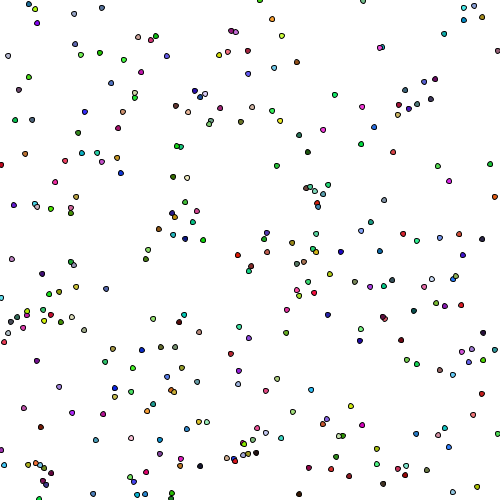
Frame 1 (no input)
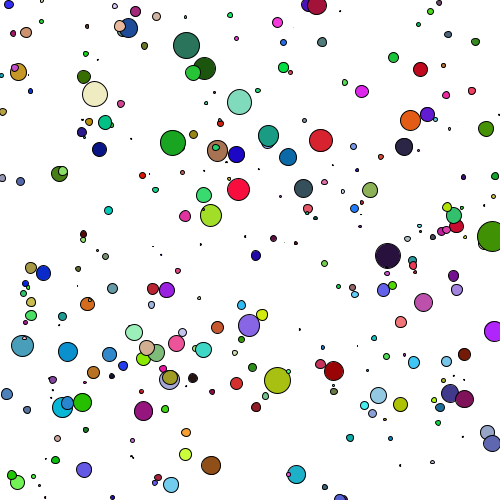
Frame 60 (the mouse pressed at the canvas centre just before this capture)
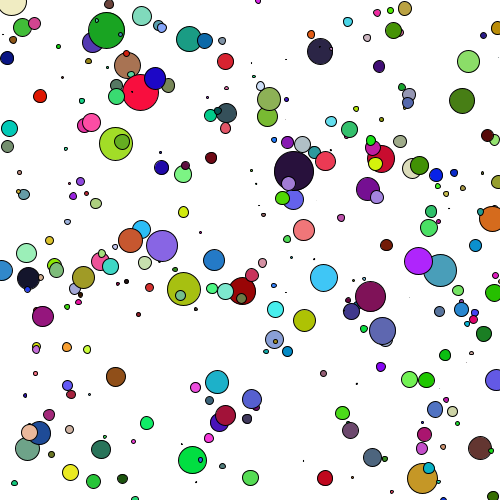
Frame 120 (the mouse held since frame 60 and released just before this capture)

The Processing sketch that drew these frames (run headless with seeded random() and noise(); from frame 60 on, the mouse is pressed at the canvas centre):

// Processing sketch: processing_168579
// ── processing_168579.pde

Cell[] myCells = new Cell[299]; //I increased the number of cells
 
 
void setup() {
  size(500, 500);
  for (int i=0; i<myCells.length; i++) {
    myCells[i] = new Cell();
  }
}
 
void draw() {
  background(255);
  for (int i=0; i<myCells.length; i++) {
    myCells[i].display();
    myCells[i].update();
    myCells[i].checkEdges();
  }
}

//Cell classe
class Cell {
  // Declaring Cell classe variables
  float xlocation;
  float ylocation;
  float dia;
  boolean isseed;
  float cellred, cellgreen, cellblue;
  float lineweight;
  int ellipseDia= 5;

  //Constructor, for constructing the Cell
  Cell() {
    xlocation = random(0, 500);
    ylocation = random(0, 500);
    dia = 5;
    isseed = false;
    cellred = random (0, 255);
    cellgreen = random (0, 255);
    cellblue = random(0, 255);
    lineweight = 0.1;
  }

  void display() {
    stroke(lineweight);
    fill(cellred, cellgreen, cellblue);
    ellipse(xlocation, ylocation, dia, dia);
  }

  void update() {
    // Increase the cells speed
    xlocation = xlocation+random(-4, 1);
    ylocation = ylocation+random(-4, 1);
    dia = dia+random(-2, 2);
  }

  //everlasting cells
  void checkEdges() {
    if (xlocation<0) {
      xlocation=width;
    }
    if (ylocation<0) {
      ylocation=height;
    }
  }
}
